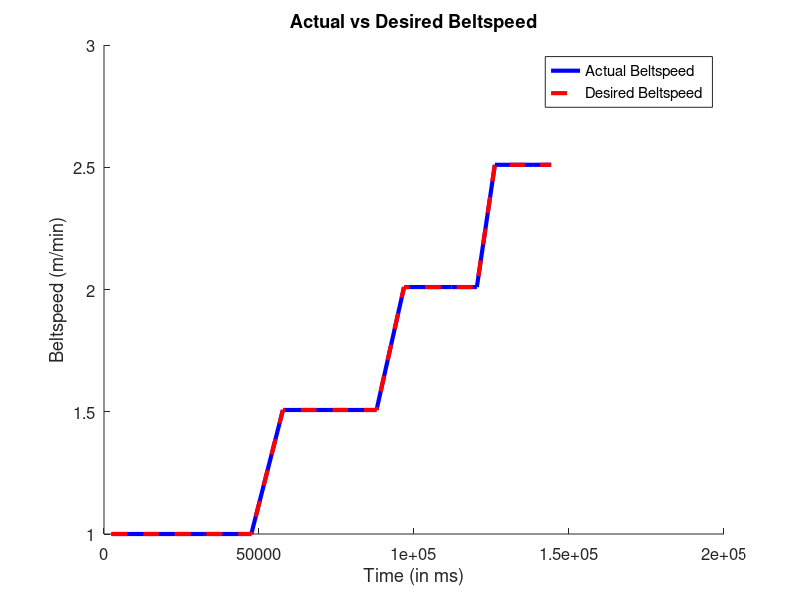

The MATLAB script that drew this image:
% Data
Time = [2399, 17615, 32325, 47520, 57716, 67928, 77752, 87909, 96791, 104475, 112161, 120275, 126084, 132268, 138420, 144241];
actualrpm = [4, 4, 4, 4, 6, 6, 6, 6, 8, 8, 8, 8, 10, 10, 10, 10];
desiredrpm = [4, 4, 4, 4, 6, 6, 6, 6, 8, 8, 8, 8, 10, 10, 10, 10];
 
beltspeed = [1, 1, 1, 1, 1.5072, 1.5072, 1.5072, 1.5072, 2.01, 2.01, 2.01, 2.01, 2.51, 2.51, 2.51, 2.51];
desired_beltspeed = [1, 1, 1, 1, 1.5072, 1.5072, 1.5072, 1.5072, 2.01, 2.01, 2.01, 2.01, 2.51, 2.51, 2.51, 2.51];

% Plotting
figure;
hold on;

% Plot actual vs time
plot(Time, beltspeed, 'b-', 'LineWidth', 3);

% Plot desired vs time
plot(Time, desired_beltspeed, 'r--', 'LineWidth', 3);

% Adding titles and labels with increased font size
title('Actual vs Desired Beltspeed', 'FontSize', 28);
xlabel('Time (in ms)', 'FontSize', 24);
ylabel('Beltspeed (m/min)', 'FontSize', 24);

% Adding legends
legend('Actual Beltspeed', 'Desired Beltspeed', 'FontSize', 14);

% Increasing axis font size
set(gca, 'FontSize', 12);

hold off;
